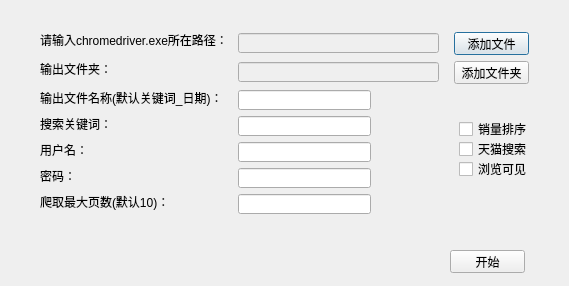
<?xml version="1.0" encoding="UTF-8"?>
<ui version="4.0">
 <class>Dialog</class>
 <widget class="QDialog" name="Dialog">
  <property name="geometry">
   <rect>
    <x>0</x>
    <y>0</y>
    <width>569</width>
    <height>286</height>
   </rect>
  </property>
  <property name="windowTitle">
   <string>Dialog</string>
  </property>
  <widget class="QLabel" name="labelDriver">
   <property name="geometry">
    <rect>
     <x>40</x>
     <y>32</y>
     <width>192</width>
     <height>16</height>
    </rect>
   </property>
   <property name="text">
    <string>请输入chromedriver.exe所在路径：</string>
   </property>
  </widget>
  <widget class="QLabel" name="labelDir">
   <property name="geometry">
    <rect>
     <x>40</x>
     <y>61</y>
     <width>72</width>
     <height>16</height>
    </rect>
   </property>
   <property name="text">
    <string>输出文件夹：</string>
   </property>
  </widget>
  <widget class="QLineEdit" name="lineEditDrvier">
   <property name="enabled">
    <bool>false</bool>
   </property>
   <property name="geometry">
    <rect>
     <x>238</x>
     <y>33</y>
     <width>201</width>
     <height>20</height>
    </rect>
   </property>
   <property name="readOnly">
    <bool>false</bool>
   </property>
  </widget>
  <widget class="QLineEdit" name="lineEditDir">
   <property name="enabled">
    <bool>false</bool>
   </property>
   <property name="geometry">
    <rect>
     <x>238</x>
     <y>62</y>
     <width>201</width>
     <height>20</height>
    </rect>
   </property>
  </widget>
  <widget class="QPushButton" name="addDriverButton">
   <property name="geometry">
    <rect>
     <x>454</x>
     <y>32</y>
     <width>75</width>
     <height>23</height>
    </rect>
   </property>
   <property name="text">
    <string>添加文件</string>
   </property>
  </widget>
  <widget class="QPushButton" name="selectDirButton">
   <property name="geometry">
    <rect>
     <x>454</x>
     <y>61</y>
     <width>75</width>
     <height>23</height>
    </rect>
   </property>
   <property name="text">
    <string>添加文件夹</string>
   </property>
  </widget>
  <widget class="QCheckBox" name="checkBoxHide">
   <property name="geometry">
    <rect>
     <x>459</x>
     <y>161</y>
     <width>71</width>
     <height>16</height>
    </rect>
   </property>
   <property name="text">
    <string>浏览可见</string>
   </property>
  </widget>
  <widget class="QCheckBox" name="checkBoxTmall">
   <property name="geometry">
    <rect>
     <x>459</x>
     <y>141</y>
     <width>71</width>
     <height>16</height>
    </rect>
   </property>
   <property name="text">
    <string>天猫搜索</string>
   </property>
  </widget>
  <widget class="QCheckBox" name="checkBoxSaleSort">
   <property name="geometry">
    <rect>
     <x>459</x>
     <y>121</y>
     <width>71</width>
     <height>16</height>
    </rect>
   </property>
   <property name="text">
    <string>销量排序</string>
   </property>
  </widget>
  <widget class="QLabel" name="labelKeyword">
   <property name="geometry">
    <rect>
     <x>40</x>
     <y>116</y>
     <width>72</width>
     <height>16</height>
    </rect>
   </property>
   <property name="text">
    <string>搜索关键词：</string>
   </property>
  </widget>
  <widget class="QLineEdit" name="lineEditKeyword">
   <property name="geometry">
    <rect>
     <x>238</x>
     <y>116</y>
     <width>133</width>
     <height>20</height>
    </rect>
   </property>
   <property name="inputMethodHints">
    <set>Qt::ImhNone</set>
   </property>
  </widget>
  <widget class="QLabel" name="labelUsername">
   <property name="geometry">
    <rect>
     <x>40</x>
     <y>142</y>
     <width>48</width>
     <height>16</height>
    </rect>
   </property>
   <property name="text">
    <string>用户名：</string>
   </property>
  </widget>
  <widget class="QLineEdit" name="lineEditUsername">
   <property name="geometry">
    <rect>
     <x>238</x>
     <y>142</y>
     <width>133</width>
     <height>20</height>
    </rect>
   </property>
  </widget>
  <widget class="QLabel" name="labelPassword">
   <property name="geometry">
    <rect>
     <x>40</x>
     <y>168</y>
     <width>36</width>
     <height>16</height>
    </rect>
   </property>
   <property name="text">
    <string>密码：</string>
   </property>
  </widget>
  <widget class="QLineEdit" name="lineEditPassword">
   <property name="geometry">
    <rect>
     <x>238</x>
     <y>168</y>
     <width>133</width>
     <height>20</height>
    </rect>
   </property>
   <property name="echoMode">
    <enum>QLineEdit::Password</enum>
   </property>
  </widget>
  <widget class="QLabel" name="labelPageNum">
   <property name="geometry">
    <rect>
     <x>40</x>
     <y>194</y>
     <width>131</width>
     <height>16</height>
    </rect>
   </property>
   <property name="text">
    <string>爬取最大页数(默认10)：</string>
   </property>
  </widget>
  <widget class="QLineEdit" name="lineEditPageNum">
   <property name="geometry">
    <rect>
     <x>238</x>
     <y>194</y>
     <width>133</width>
     <height>20</height>
    </rect>
   </property>
   <property name="inputMethodHints">
    <set>Qt::ImhNone</set>
   </property>
   <property name="echoMode">
    <enum>QLineEdit::Normal</enum>
   </property>
  </widget>
  <widget class="QLineEdit" name="lineEditOutname">
   <property name="geometry">
    <rect>
     <x>238</x>
     <y>90</y>
     <width>133</width>
     <height>20</height>
    </rect>
   </property>
   <property name="text">
    <string/>
   </property>
  </widget>
  <widget class="QLabel" name="labelOutname">
   <property name="geometry">
    <rect>
     <x>40</x>
     <y>90</y>
     <width>191</width>
     <height>16</height>
    </rect>
   </property>
   <property name="text">
    <string>输出文件名称(默认关键词_日期)：</string>
   </property>
  </widget>
  <widget class="QPushButton" name="pushButtonStart">
   <property name="geometry">
    <rect>
     <x>450</x>
     <y>250</y>
     <width>75</width>
     <height>23</height>
    </rect>
   </property>
   <property name="text">
    <string>开始</string>
   </property>
  </widget>
 </widget>
 <resources/>
 <connections/>
</ui>
